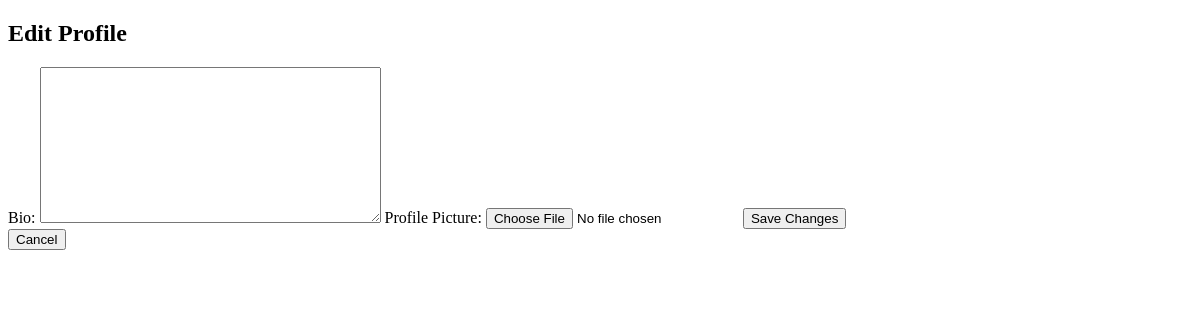
Page /profile/edit/ (signed in) on the earlier database version.
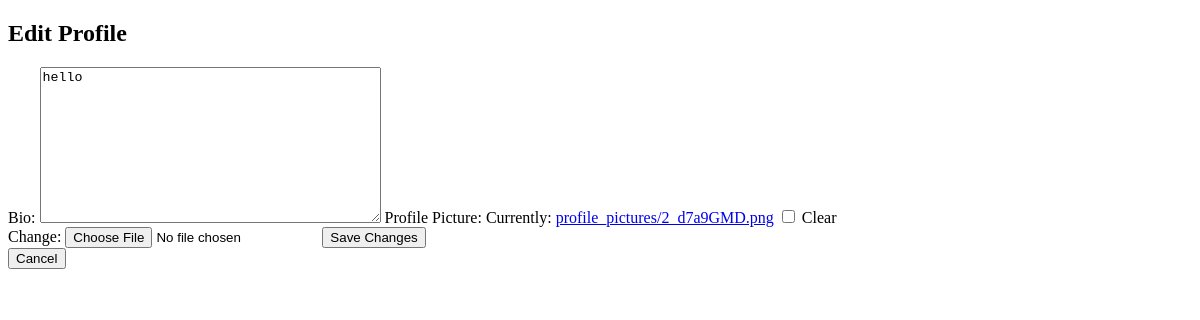
Same page on the later database version.
### profile_users/models.py (models this page shows, shortened)
class Profile(models.Model):
    user = models.OneToOneField(User, on_delete=models.CASCADE)
    bio = models.TextField(blank=True)
    shared_notes = models.ManyToManyField(Note, blank=True, related_name="shared_profiles")
    public_profile = models.BooleanField(default=True)

### profile_users/views.py (the view)
# urls.py: path('edit/', edit_profile, name='edit_profile'),
@login_required
def edit_profile(request):
    profile = Profile.objects.get(user=request.user)
    user = request.user
    if request.method == "POST":
        profile_form = ProfileForm(request.POST, instance=profile)
        picture_form = UserEditForm(request.POST, request.FILES, instance=user)
        if profile_form.is_valid() and picture_form.is_valid():
            profile_form.save()
            picture_form.save()
            return redirect('profile_view')
    else:
        profile_form = ProfileForm(instance=profile)
        picture_form = UserEditForm(instance=user)
    return render(request, 'user_profiles/edit_profile.html', {
        'profile_form': profile_form,
        'picture_form': picture_form
    })
    user_to_follow = get_object_or_404(User, id=user_id)
    if user_to_follow != request.user:
        Follow.objects.get_or_create(follower=request.user, following=user_to_follow)
    return redirect('public_profile', username=user_to_follow.username)

### profile_users/forms.py
class ProfileForm(forms.ModelForm):
    profile_picture = forms.ImageField(required=False)
    class Meta:
        model = Profile
        fields = ['bio']

class UserEditForm(forms.ModelForm):
    class Meta:
        model = CustomUser
        fields = ['profile_picture']

### profile_users/templates/user_profiles/edit_profile.html (shortened to what this page needs)
<!DOCTYPE html>
<html lang="en">
<head>
</head>
<body>
    <h2>Edit Profile</h2>
    <form method="POST" enctype="multipart/form-data">
        <label for="id_bio">Bio:</label>
        {{ profile_form.bio }}
        <label for="id_profile_picture">Profile Picture:</label>
        {{ picture_form.profile_picture }}
        <button type="submit">Save Changes</button>
    </form>
    <a href="{% url 'profile_view' %}"><button>Cancel</button></a>
</body>
</html>

Differences in the rows shown:
changed Profile: bio (not shown) → "hello"
Other differences:
form field profile_picture: (not shown) → "☐"
text now shown: "Currently: profile_pictures/2_d7a9GMD.png Clear Change:"
